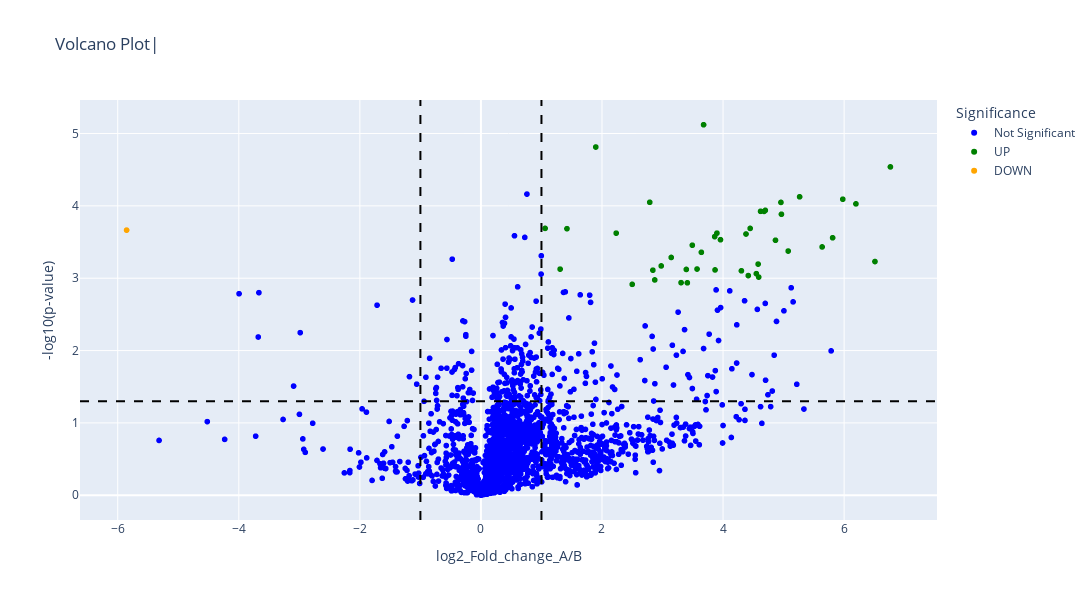

The notebook cell saved with this chart:
### Code cell
fig = px.scatter(
    df,
    x='log2_Fold_change_A/B',
    y='-log10(p-value)',
    color='Significance',
    color_discrete_map={
        "UP": "green", 
        "DOWN": "orange", 
        "Not Significant": "blue"
    },
    hover_data=['Protein', 'Protein.Names', 'Protein.Description'],
    title='Volcano Plot| ',
    width=1200,   # Increased width
    height=600   # Increased height
)

# Add cutoff lines
fig.add_vline(x=-1, line_dash="dash", line_color="black")
fig.add_vline(x=1, line_dash="dash", line_color="black")
fig.add_hline(y=1.3, line_dash="dash", line_color="black")

fig.show()

### Figure 1 — Plotly figure (JSON) as saved in the notebook; plotly's stock layout.template omitted (floating-point values rounded to 4 significant figures; data arrays with more than 128 entries replaced by an {"elided": "..."} marker saying what was removed)
{"data": [{"customdata": {"elided": "1966x3 str values"}, "hovertemplate": "Significance=Not Significant<br>log2_Fold_change_A/B=%{x}<br>-log10(p-value)=%{y}<br>Protein=%{customdata[0]}<br>Protein.Names=%{customdata[1]}<br>Protein.Description=%{customdata[2]}<extra></extra>", "legendgroup": "Not Significant", "marker": {"color": "blue", "symbol": "circle"}, "mode": "markers", "name": "Not Significant", "showlegend": true, "type": "scattergl", "x": {"elided": "1966 float values"}, "xaxis": "x", "y": {"elided": "1966 float values"}, "yaxis": "y"}, {"customdata": {"elided": "43x3 str values"}, "hovertemplate": "Significance=UP<br>log2_Fold_change_A/B=%{x}<br>-log10(p-value)=%{y}<br>Protein=%{customdata[0]}<br>Protein.Names=%{customdata[1]}<br>Protein.Description=%{customdata[2]}<extra></extra>", "legendgroup": "UP", "marker": {"color": "green", "symbol": "circle"}, "mode": "markers", "name": "UP", "showlegend": true, "type": "scattergl", "x": [6.509, 1.309, 1.421, 3.57, 3.492, 1.06, 5.076, 3.642, 3.678, 4.303, 4.677, 4.964, 3.862, 2.234, 4.589, 3.867, 2.789, 4.956, 1.897, 2.499, 3.958, 4.866, 4.698, 3.41, 4.448, 2.841, 5.637, 6.765, 5.978, 2.871, 5.81, 6.195, 3.306, 3.899, 4.379, 5.265, 3.393, 4.55, 2.978, 4.62, 4.417, 3.144, 4.579], "xaxis": "x", "y": [3.231, 3.126, 3.685, 3.127, 3.456, 3.689, 3.376, 3.358, 5.121, 3.103, 3.923, 3.884, 3.574, 3.623, 3.015, 3.115, 4.05, 4.048, 4.813, 2.915, 3.532, 3.525, 3.938, 2.937, 3.688, 3.111, 3.432, 4.539, 4.092, 2.976, 3.559, 4.027, 2.939, 3.623, 3.611, 4.125, 3.121, 3.063, 3.17, 3.924, 3.036, 3.287, 3.195], "yaxis": "y"}, {"customdata": [["a681", "a681", "a681"]], "hovertemplate": "Significance=DOWN<br>log2_Fold_change_A/B=%{x}<br>-log10(p-value)=%{y}<br>Protein=%{customdata[0]}<br>Protein.Names=%{customdata[1]}<br>Protein.Description=%{customdata[2]}<extra></extra>", "legendgroup": "DOWN", "marker": {"color": "orange", "symbol": "circle"}, "mode": "markers", "name": "DOWN", "showlegend": true, "type": "scattergl", "x": [-5.854], "xaxis": "x", "y": [3.665], "yaxis": "y"}], "layout": {"height": 600, "legend": {"title": {"text": "Significance"}, "tracegroupgap": 0}, "shapes": [{"line": {"color": "black", "dash": "dash"}, "type": "line", "x0": -1, "x1": -1, "xref": "x", "y0": 0, "y1": 1, "yref": "y domain"}, {"line": {"color": "black", "dash": "dash"}, "type": "line", "x0": 1, "x1": 1, "xref": "x", "y0": 0, "y1": 1, "yref": "y domain"}, {"line": {"color": "black", "dash": "dash"}, "type": "line", "x0": 0, "x1": 1, "xref": "x domain", "y0": 1.3, "y1": 1.3, "yref": "y"}], "title": {"text": "Volcano Plot| "}, "width": 1200, "xaxis": {"anchor": "y", "autorange": true, "domain": [0, 1], "range": [-6.616, 7.527], "title": {"text": "log2_Fold_change_A/B"}, "type": "linear"}, "yaxis": {"anchor": "x", "autorange": true, "domain": [0, 1], "range": [-0.3415, 5.463], "title": {"text": "-log10(p-value)"}, "type": "linear"}}}
